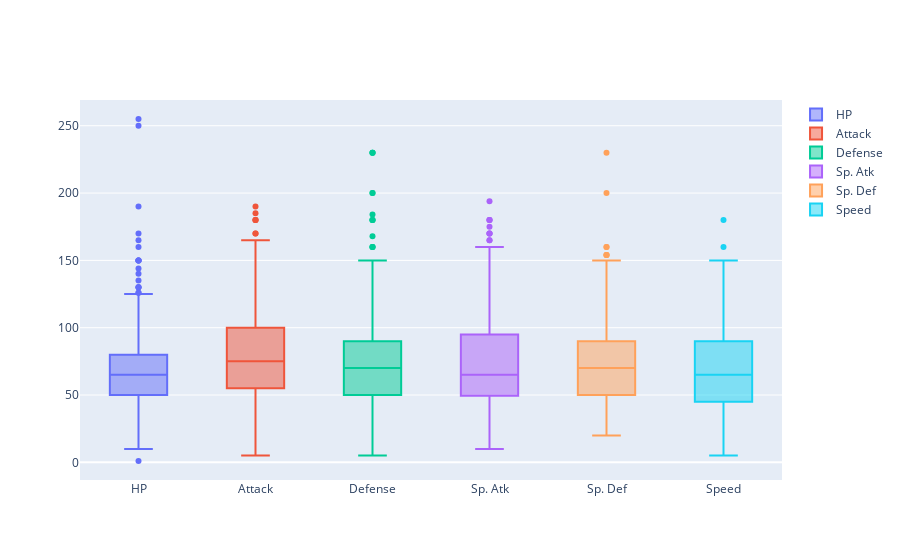

Notebook cell for this chart:
### Markdown cell above
# 2. Boxplots
A boxplot is a simple way of representing statistical data on a plot in which a rectangle is drawn to represent the second and third quartiles, usually with a vertical line inside to indicate the median value. The lower and upper quartiles are shown as horizontal lines either side of the rectangle.

### Code cell
trace0 = go.Box(y=df["HP"],name="HP")
trace1 = go.Box(y=df["Attack"],name="Attack")
trace2 = go.Box(y=df["Defense"],name="Defense")
trace3 = go.Box(y=df["Sp. Atk"],name="Sp. Atk")
trace4 = go.Box(y=df["Sp. Def"],name="Sp. Def")
trace5 = go.Box(y=df["Speed"],name="Speed")
data = [trace0, trace1, trace2,trace3, trace4, trace5]
iplot(data)

### Figure 1 — Plotly figure (JSON) as saved in the notebook; plotly's stock layout.template omitted (floating-point values rounded to 4 significant figures; data arrays with more than 128 entries replaced by an {"elided": "..."} marker saying what was removed)
{"data": [{"name": "HP", "type": "box", "y": {"elided": "800 int values"}}, {"name": "Attack", "type": "box", "y": {"elided": "800 int values"}}, {"name": "Defense", "type": "box", "y": {"elided": "800 int values"}}, {"name": "Sp. Atk", "type": "box", "y": {"elided": "800 int values"}}, {"name": "Sp. Def", "type": "box", "y": {"elided": "800 int values"}}, {"name": "Speed", "type": "box", "y": {"elided": "800 int values"}}], "layout": {}}
